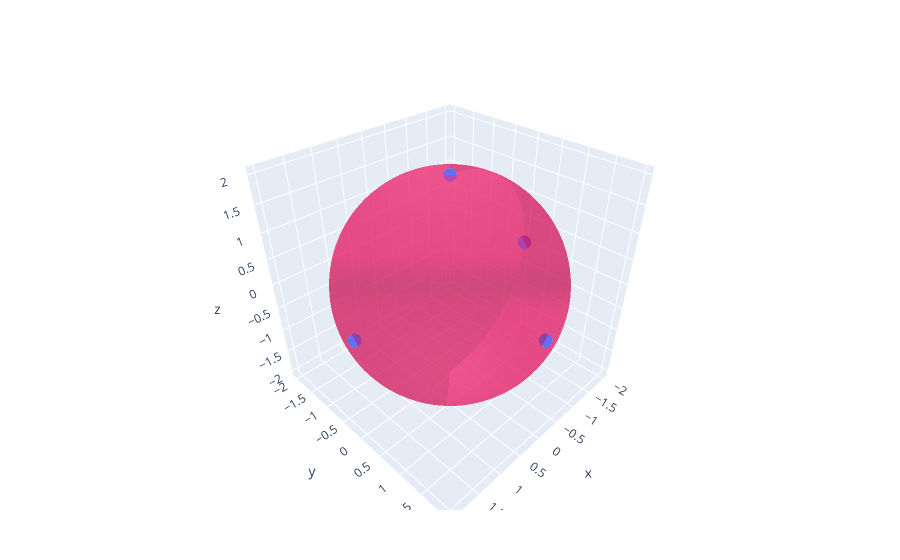

The notebook cell saved with this chart:
### Code cell
a = point(2,0,0)
b = point(0,2,0)
c = point(0,0,2)
d = point(-2,0,0)

Σ =sphere(a,b,c,d)

s = plotsphere(Σ, opacity=0.5,colorscale=[[0, "rgb(244,22,100,0.6)"], [1, "rgb(244,22,100,0.6)"]])
p = plotpoint([a,b,c,d])

plot([p,s])

### Figure 1 — Plotly figure (JSON) as saved in the notebook; plotly's stock layout.template omitted (floating-point values rounded to 4 significant figures; data arrays with more than 128 entries replaced by an {"elided": "..."} marker saying what was removed)
{"data": [{"mode": "markers", "type": "scatter3d", "x": [2, 0, 0, -2], "y": [0, 2, 0, 0], "z": [0, 0, 2, 0]}, {"colorscale": [[0, "rgb(244,22,100,0.6)"], [1, "rgb(244,22,100,0.6)"]], "opacity": 0.5, "showscale": false, "type": "surface", "x": {"elided": "100x100 float values"}, "y": {"elided": "100x100 float values"}, "z": {"elided": "100x100 float values"}}], "layout": {"autosize": true, "margin": {"b": 50, "l": 50, "r": 50, "t": 60}, "scene": {"aspectmode": "auto", "aspectratio": {"x": 1.0, "y": 0.9999, "z": 1.0}}}}
